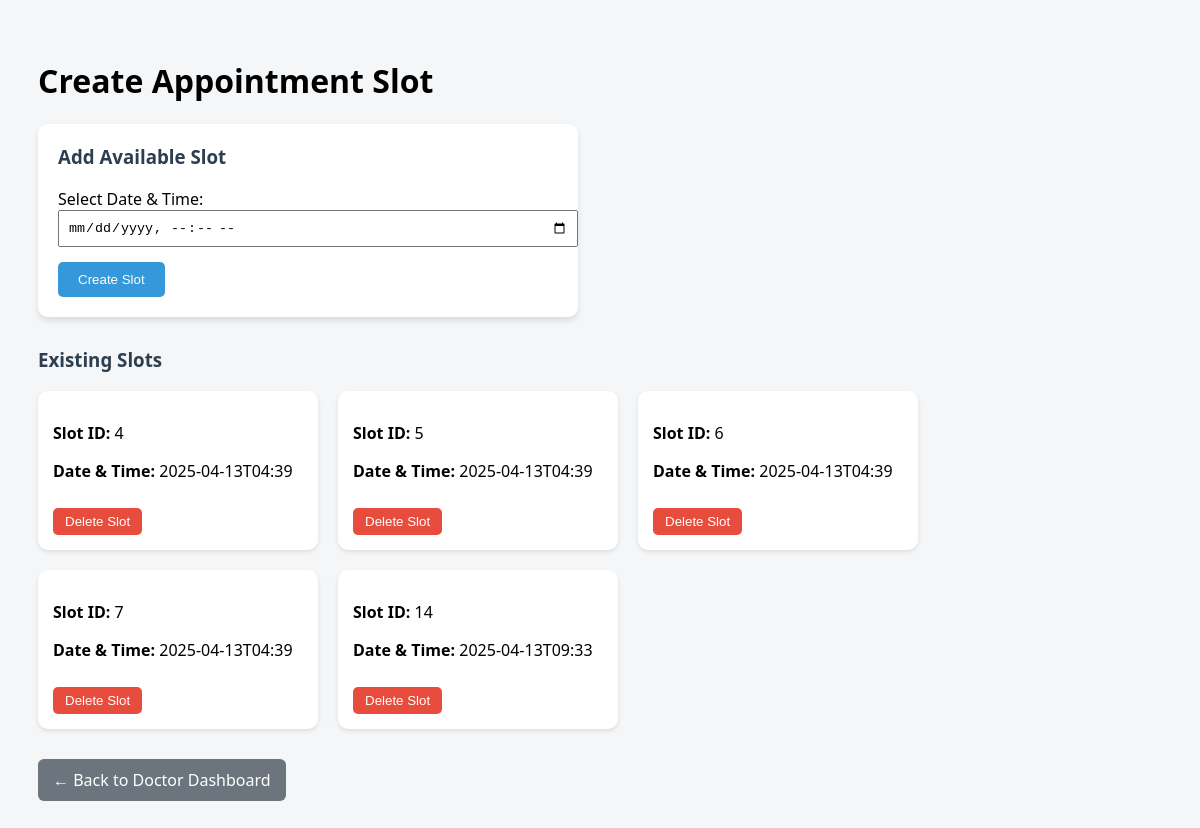
The page /doctor/create_slot (signed in) on the database its author committed.
### tables this page shows
CREATE TABLE doctor_slots (
            slot_id INTEGER PRIMARY KEY AUTOINCREMENT,
            doctor_username TEXT NOT NULL,
            slot_datetime DATETIME NOT NULL,
            is_booked INTEGER DEFAULT 0,
            FOREIGN KEY (doctor_username) REFERENCES doctors(username));

### app.py (the view, shortened to what this page needs)
@app.route('/doctor/create_slot', methods=['GET', 'POST'])
def create_slot():
    doctor_username = session.get('username')  # Get the logged-in doctor's username
    conn = get_db()
    slots = conn.execute("SELECT * FROM doctor_slots WHERE doctor_username = ?", (doctor_username,)).fetchall()
    return render_template('create_slot.html', slots=slots)

### db.py (called while the page is built)
def get_db():
    conn = sqlite3.connect(DATABASE)
    conn.row_factory = sqlite3.Row
    return conn

### templates/create_slot.html (shortened to what this page needs)
<!DOCTYPE html>
<html lang="en">
<head>
</head>
<body>
    <div class="navbar">
        <h1>Create Appointment Slot</h1>
    </div>
    <div class="slot-form-container">
        <h3>Add Available Slot</h3>
        <form method="POST">
            <label>Select Date & Time:</label><br>
            <input type="datetime-local" name="slot_time" required><br>
            <button type="submit">Create Slot</button>
        </form>
    </div>
    <h3>Existing Slots</h3>
    <div class="slots-container">
        {% if slots %}
            {% for slot in slots %}
            <div class="slot-card">
                <p><strong>Slot ID:</strong> {{ slot.slot_id }}</p>
                <p><strong>Date & Time:</strong> {{ slot.slot_datetime }}</p>
                <form action="{{ url_for('delete_slot', slot_id=slot.slot_id) }}" method="POST" onsubmit="return confirm('Are you sure you want to delete this slot?');">
                    <button type="submit" class="delete-btn">Delete Slot</button>
                </form>
            </div>
            {% endfor %}
        {% else %}
            <p style="margin-left: 10px; color: gray;">No slots available yet.</p>
        {% endif %}
    </div>
    <a href="{{ url_for('doctor_dashboard') }}" class="back-btn">← Back to Doctor Dashboard</a>
</body>
</html>

### templates/create_slot.html (style rules this page uses)
body { font-family: 'Segoe UI', sans-serif; background-color: #f4f6f8; padding: 30px; }
.slot-form-container { background-color: #ffffff; padding: 20px; border-radius: 10px; box-shadow: 0 4px 6px rgba(0, 0, 0, 0.1); max-width: 500px; margin-bottom: 30px; }
.slot-form-container h3 { margin-top: 0; }
input[type="datetime-local"] { padding: 8px; width: 100%; margin-bottom: 15px; }
button { background-color: #3498db; color: white; border: none; padding: 10px 20px; border-radius: 5px; cursor: pointer; }
.slots-container { display: flex; flex-wrap: wrap; gap: 20px; }
.slot-card { background-color: #ffffff; padding: 15px; border-radius: 10px; box-shadow: 0 2px 4px rgba(0, 0, 0, 0.1); width: 250px; }
.delete-btn { background-color: #e74c3c; color: white; border: none; padding: 6px 12px; border-radius: 5px; cursor: pointer; margin-top: 10px; }
.back-btn { display: inline-block; margin-top: 30px; text-decoration: none; background-color: #6c757d; color: white; padding: 10px 15px; border-radius: 6px; }
h3 { color: #2c3e50; }

### rows shown on the page
doctor_slots: slot_id "4", slot_datetime "2025-04-13T04:39"
doctor_slots: slot_id "5", slot_datetime "2025-04-13T04:39"
doctor_slots: slot_id "6", slot_datetime "2025-04-13T04:39"
doctor_slots: slot_id "7", slot_datetime "2025-04-13T04:39"
doctor_slots: slot_id "14", slot_datetime "2025-04-13T09:33"
